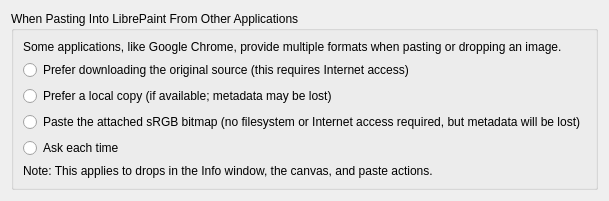
     <widget class="QWidget" name="Pasting">
      <attribute name="title">
       <string>Pasting</string>
      </attribute>
      <layout class="QFormLayout" name="formLayout_18">
       <item row="0" column="0" colspan="2">
        <widget class="QGroupBox" name="grpPasteFrom">
         <property name="title">
          <string>When Pasting Into LibrePaint From Other Applications</string>
         </property>
         <layout class="QFormLayout" name="formLayout_8">
          <item row="1" column="0" colspan="2">
           <widget class="QRadioButton" name="btnDownload">
            <property name="text">
             <string>Prefer downloading the original source (this requires Internet access)</string>
            </property>
           </widget>
          </item>
          <item row="5" column="0" colspan="2">
           <widget class="QLabel" name="lblPasteNote">
            <property name="text">
             <string>Note: This applies to drops in the Info window, the canvas, and paste actions.</string>
            </property>
           </widget>
          </item>
          <item row="0" column="0" colspan="2">
           <widget class="QLabel" name="lblPasteContext">
            <property name="text">
             <string>Some applications, like Google Chrome, provide multiple formats when pasting or dropping an image.</string>
            </property>
           </widget>
          </item>
          <item row="2" column="0" colspan="2">
           <widget class="QRadioButton" name="btnLocal">
            <property name="text">
             <string>Prefer a local copy (if available; metadata may be lost)</string>
            </property>
           </widget>
          </item>
          <item row="3" column="0" colspan="2">
           <widget class="QRadioButton" name="btnBitmap">
            <property name="text">
             <string>Paste the attached sRGB bitmap (no filesystem or Internet access required, but metadata will be lost)</string>
            </property>
           </widget>
          </item>
          <item row="4" column="0" colspan="2">
           <widget class="QRadioButton" name="btnAsk">
            <property name="text">
             <string>Ask each time</string>
            </property>
           </widget>
          </item>
         </layout>
        </widget>
       </item>
      </layout>
     </widget>
